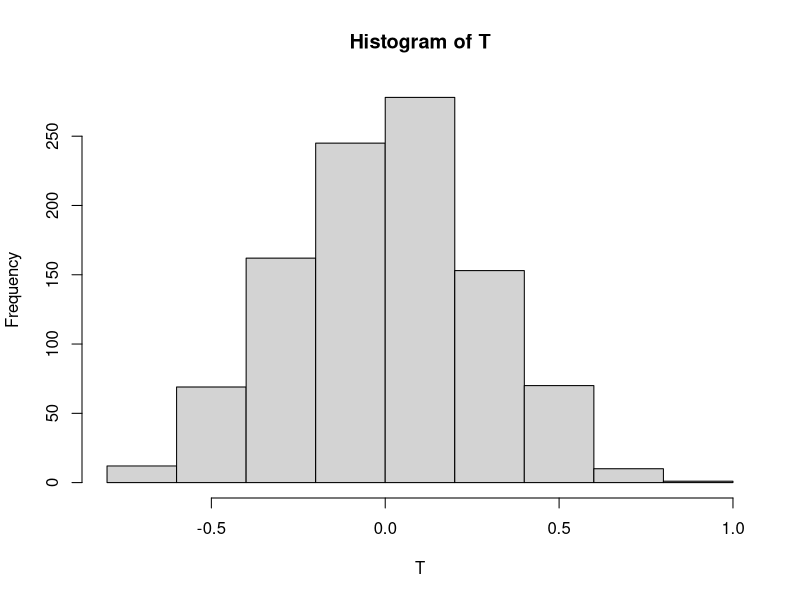
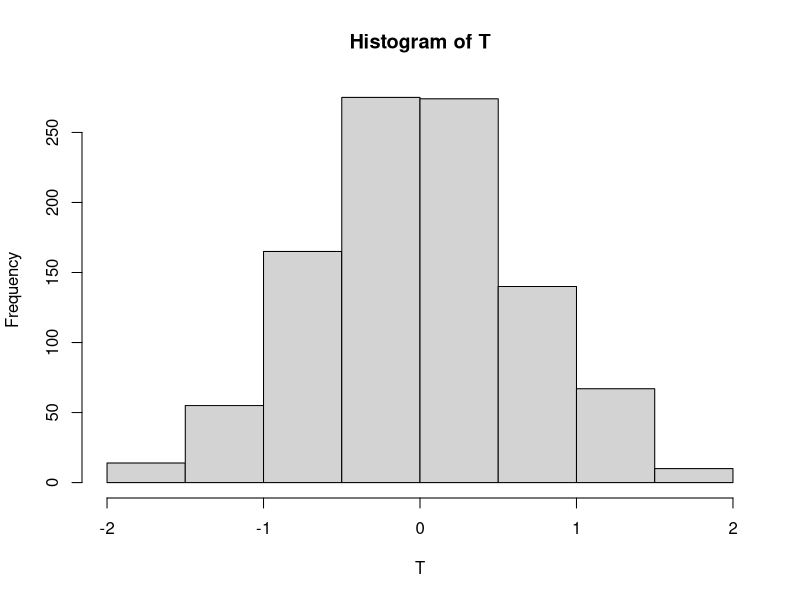
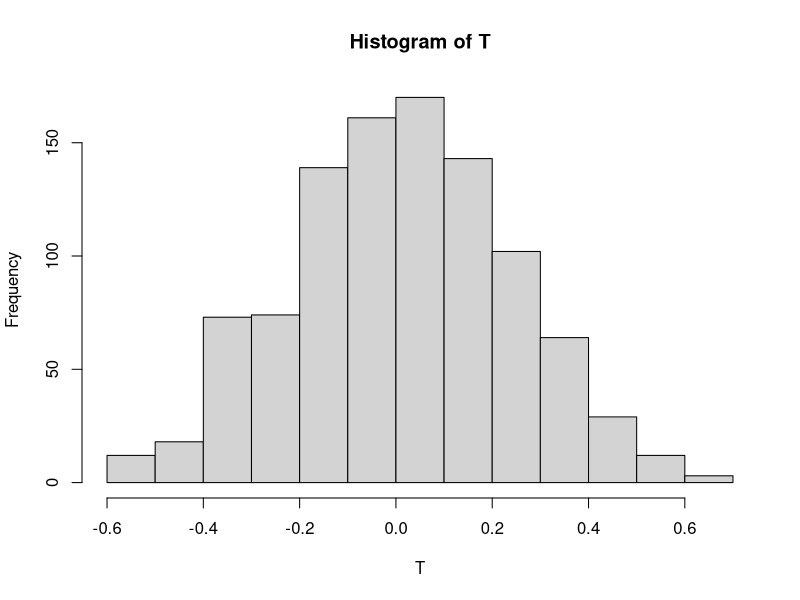
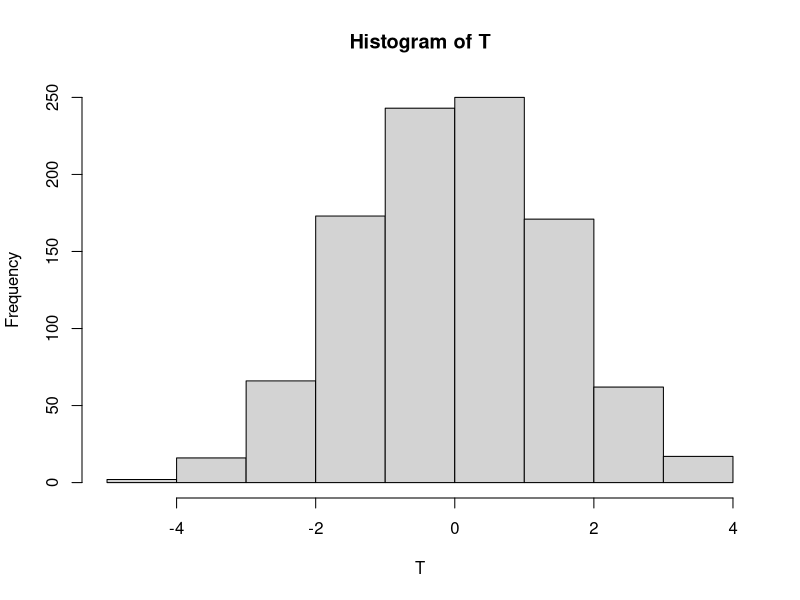
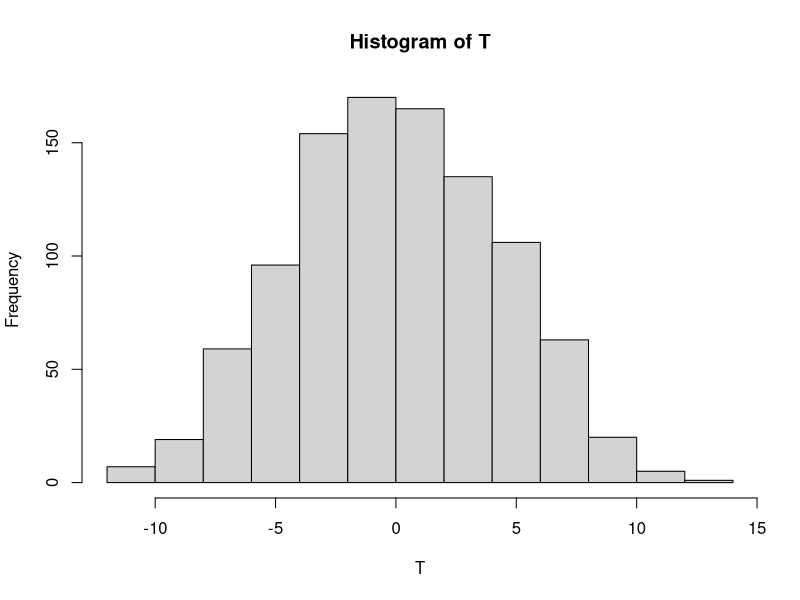

The R source for these figures, in order:
#kryzys permutacja 

#orlen 
x1przed=c(32.15,
          32.01,
          32.69,
          32.38,
          32.00,
          31.35,
          31.91)

x1po=c(33.60,
       32.77,
       33.95,
       33.68,
       32.20,
       30.92,
       30.10)

x1pog=x1po[length(x1po):1]
x1pog
x1przedg=x1przed[length(x1przed):1]
x1przedg


dane=c(x1przedg,x1pog)
dane
t=c(1:7)

a01=lm(x1przedg~t)$coefficients[2]
a02=lm(x1pog~t)$coefficients[2]
a01
a02
T0=a01-a02
T0

T=c()
N=1000
for (i in 1:N) {
        danep=sample(dane)
        T[i]=(lm(danep[1:7]~t)$coefficients[2])-lm(danep[8:14]~t)$coefficients[2]
}

hist(T)
T0
ASL=sum(abs(T)>=abs(T0))/1000
ASL
#blisko h1
#indykpol

x2przed=c(39.94,
          39.98,
          40.00,
          38.60,
          41.00,
          41.00,
          41.98)

x2po=c(33.60,
       35.50,
       35.50,
       36.45,
       36.19,
       38.83,
       39.45)

x2pog=x2po[length(x2po):1]
x2pog
x2przedg=x2przed[length(x2przed):1]
x2przedg

dane=c(x2przedg,x2pog)
dane
t=c(1:7)
a01=lm(x2przedg~t)$coefficients[2]
a02=lm(x2pog~t)$coefficients[2]
a01
a02
T0=a01-a02
T0

T=c()
N=1000
for (i in 1:N) {
        danep=sample(dane)
        T[i]=(lm(danep[1:7]~t)$coefficients[2])-lm(danep[8:14]~t)$coefficients[2]
}
hist(T)
T0
ASL=sum(abs(T)>=abs(T0))/1000
ASL

#unicredit

x3przed=c(12.50,
          12.50,
          13.15,
          13.45,
          13.45,
          12.61,
          12.84)

x3po=c(11.01,
       11.29,
       12.00,
       11.60,
       10.88,
       11.33,
       11.72)

x3pog=x3po[length(x3po):1]
x3pog
x3przedg=x3przed[length(x3przed):1]
x3przedg

dane=c(x3przedg,x3pog)
dane
t=c(1:7)
a01=lm(x3przedg~t)$coefficients[2]
a02=lm(x3pog~t)$coefficients[2]
T0=a01-a02
a01
a02
T0

T=c()
N=1000
for (i in 1:N) {
        danep=sample(dane)
        T[i]=(lm(danep[1:7]~t)$coefficients[2])-lm(danep[8:14]~t)$coefficients[2]
}

ASL=sum(abs(T)>=abs(T0))/1000
hist(T)
T0
ASL

#kghm

x4przed=c(66.45,
          64.10,
          64.25,
          65.95,
          67.20,
          67.10,
          73.45)

x4po=c(57.35,
       57.45,
       61.00,
       59.95,
       57.20,
       56.05,
       57.00)

x4pog=x4po[length(x4po):1]
x4pog
x4przedg=x4przed[length(x4przed):1]
x4przedg

dane=c(x4przedg,x4pog)
dane
t=c(1:7)
a01=lm(x4przedg~t)$coefficients[2]
a02=lm(x4pog~t)$coefficients[2]
T0=a01-a02
a01
a02
T0

T=c()
N=1000
for (i in 1:N) {
        danep=sample(dane)
        T[i]=(lm(danep[1:7]~t)$coefficients[2])-lm(danep[8:14]~t)$coefficients[2]
}

hist(T)
T0
ASL=sum(abs(T)>=abs(T0))/1000
ASL
#h0
#zywiec
x5przed=c(565.00,
          555.00,
          580.00,
          584.00,
          585.00,
          575.50,
          578.50)

x5po=c(547.00,
       543.00,
       543.00,
       541.50,
       553.50,
       568.50,
       571.50)

x5pog=x5po[length(x5po):1]
x5pog
x5przedg=x5przed[length(x5przed):1]
x5przedg

dane=c(x5przedg,x5pog)
dane
t=c(1:7)
a01=lm(x5przedg~t)$coefficients[2]
a02=lm(x5pog~t)$coefficients[2]
T0=a01-a02
a01
a02
T0

T=c()
N=1000
for (i in 1:N) {
        danep=sample(dane)
        T[i]=(lm(danep[1:7]~t)$coefficients[2])-lm(danep[8:14]~t)$coefficients[2]
}
hist(T)
T0
ASL=sum(abs(T)>=abs(T0))/1000
ASL
#h0